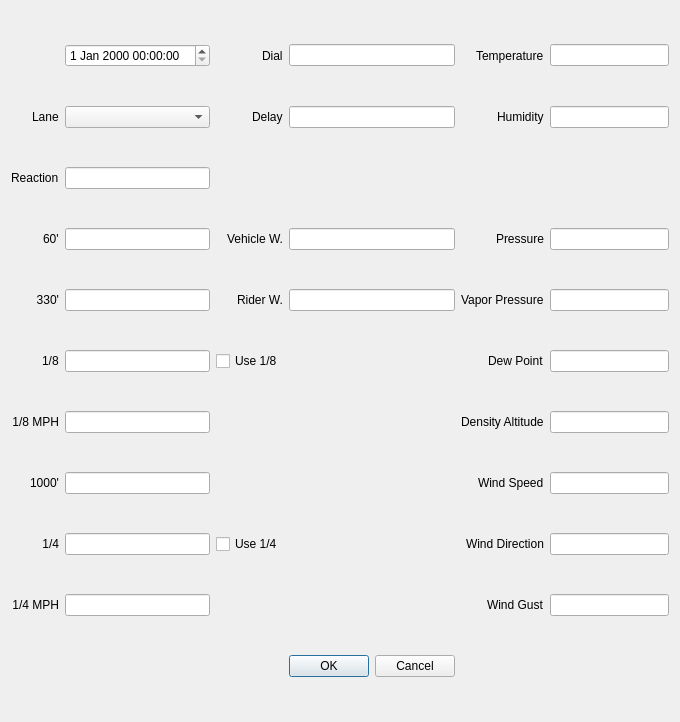
<?xml version="1.0" encoding="UTF-8"?>
<ui version="4.0">
 <class>TicketDialog</class>
 <widget class="QDialog" name="TicketDialog">
  <property name="geometry">
   <rect>
    <x>0</x>
    <y>0</y>
    <width>680</width>
    <height>722</height>
   </rect>
  </property>
  <property name="windowTitle">
   <string>Dialog</string>
  </property>
  <layout class="QGridLayout" name="gridLayout">
   <item row="3" column="5" alignment="Qt::AlignRight">
    <widget class="QLabel" name="pressureLabel">
     <property name="text">
      <string>Pressure</string>
     </property>
    </widget>
   </item>
   <item row="3" column="3" alignment="Qt::AlignRight">
    <widget class="QLabel" name="vehicleWeightLabel">
     <property name="text">
      <string>Vehicle W.</string>
     </property>
    </widget>
   </item>
   <item row="7" column="5" alignment="Qt::AlignRight">
    <widget class="QLabel" name="vaporPressureLabel">
     <property name="text">
      <string>Vapor Pressure</string>
     </property>
    </widget>
   </item>
   <item row="10" column="5" alignment="Qt::AlignRight">
    <widget class="QLabel" name="windSpeedLabel">
     <property name="text">
      <string>Wind Speed</string>
     </property>
    </widget>
   </item>
   <item row="3" column="6">
    <widget class="QLineEdit" name="pressureEdit"/>
   </item>
   <item row="7" column="6">
    <widget class="QLineEdit" name="vaporPressureEdit"/>
   </item>
   <item row="16" column="4">
    <widget class="QDialogButtonBox" name="buttonBox">
     <property name="orientation">
      <enum>Qt::Horizontal</enum>
     </property>
     <property name="standardButtons">
      <set>QDialogButtonBox::Cancel|QDialogButtonBox::Ok</set>
     </property>
    </widget>
   </item>
   <item row="0" column="5" alignment="Qt::AlignRight">
    <widget class="QLabel" name="temperatureLabel">
     <property name="text">
      <string>Temperature</string>
     </property>
    </widget>
   </item>
   <item row="9" column="6">
    <widget class="QLineEdit" name="densityAltitudeEdit"/>
   </item>
   <item row="1" column="5" alignment="Qt::AlignRight">
    <widget class="QLabel" name="humidityLabel">
     <property name="text">
      <string>Humidity</string>
     </property>
    </widget>
   </item>
   <item row="0" column="3" alignment="Qt::AlignRight">
    <widget class="QLabel" name="dialLabel">
     <property name="text">
      <string>Dial</string>
     </property>
    </widget>
   </item>
   <item row="13" column="6">
    <widget class="QLineEdit" name="windGustEdit"/>
   </item>
   <item row="11" column="6">
    <widget class="QLineEdit" name="windDirectionEdit"/>
   </item>
   <item row="7" column="4">
    <widget class="QLineEdit" name="riderWeightEdit"/>
   </item>
   <item row="9" column="5" alignment="Qt::AlignRight">
    <widget class="QLabel" name="densityAltitudeLabel">
     <property name="text">
      <string>Density Altitude</string>
     </property>
    </widget>
   </item>
   <item row="3" column="4">
    <widget class="QLineEdit" name="vehicleWeightEdit"/>
   </item>
   <item row="8" column="5" alignment="Qt::AlignRight">
    <widget class="QLabel" name="dewPointLabel">
     <property name="text">
      <string>Dew Point</string>
     </property>
    </widget>
   </item>
   <item row="7" column="3" alignment="Qt::AlignRight">
    <widget class="QLabel" name="riderWeightLabel">
     <property name="text">
      <string>Rider W.</string>
     </property>
    </widget>
   </item>
   <item row="0" column="4">
    <widget class="QLineEdit" name="dialEdit"/>
   </item>
   <item row="13" column="5" alignment="Qt::AlignRight">
    <widget class="QLabel" name="windGustLabel">
     <property name="text">
      <string>Wind Gust</string>
     </property>
    </widget>
   </item>
   <item row="1" column="3" alignment="Qt::AlignRight">
    <widget class="QLabel" name="delayLabel">
     <property name="text">
      <string>Delay</string>
     </property>
    </widget>
   </item>
   <item row="10" column="6">
    <widget class="QLineEdit" name="windSpeedEdit"/>
   </item>
   <item row="1" column="6">
    <widget class="QLineEdit" name="humidityEdit"/>
   </item>
   <item row="11" column="5" alignment="Qt::AlignRight">
    <widget class="QLabel" name="windDirectionLabel">
     <property name="text">
      <string>Wind Direction</string>
     </property>
    </widget>
   </item>
   <item row="0" column="6">
    <widget class="QLineEdit" name="temperatureEdit"/>
   </item>
   <item row="1" column="4">
    <widget class="QLineEdit" name="delayEdit"/>
   </item>
   <item row="8" column="6">
    <widget class="QLineEdit" name="dewPointEdit"/>
   </item>
   <item row="0" column="2">
    <widget class="QDateTimeEdit" name="dateTimeEdit"/>
   </item>
   <item row="1" column="2">
    <widget class="QComboBox" name="laneComboBox">
     <property name="maxVisibleItems">
      <number>2</number>
     </property>
    </widget>
   </item>
   <item row="1" column="0" alignment="Qt::AlignRight">
    <widget class="QLabel" name="laneLabel">
     <property name="text">
      <string>Lane</string>
     </property>
    </widget>
   </item>
   <item row="2" column="2">
    <widget class="QLineEdit" name="reactionEdit"/>
   </item>
   <item row="2" column="0" alignment="Qt::AlignRight">
    <widget class="QLabel" name="reactionLabel">
     <property name="text">
      <string>Reaction</string>
     </property>
    </widget>
   </item>
   <item row="3" column="2">
    <widget class="QLineEdit" name="sixtyEdit"/>
   </item>
   <item row="7" column="2">
    <widget class="QLineEdit" name="threeThirtyEdit"/>
   </item>
   <item row="7" column="0" alignment="Qt::AlignRight">
    <widget class="QLabel" name="threeThirtyLabel">
     <property name="text">
      <string>330'</string>
     </property>
     <property name="alignment">
      <set>Qt::AlignRight|Qt::AlignTrailing|Qt::AlignVCenter</set>
     </property>
    </widget>
   </item>
   <item row="3" column="0" alignment="Qt::AlignRight">
    <widget class="QLabel" name="sixtyLabel">
     <property name="text">
      <string>60'</string>
     </property>
    </widget>
   </item>
   <item row="8" column="0" alignment="Qt::AlignRight">
    <widget class="QLabel" name="eighthLabel">
     <property name="text">
      <string>1/8</string>
     </property>
    </widget>
   </item>
   <item row="8" column="2">
    <widget class="QLineEdit" name="eighthEdit"/>
   </item>
   <item row="9" column="2">
    <widget class="QLineEdit" name="eighthMPHEdit"/>
   </item>
   <item row="10" column="2">
    <widget class="QLineEdit" name="thousandEdit"/>
   </item>
   <item row="8" column="3">
    <widget class="QCheckBox" name="eighthGoodCheckBox">
     <property name="text">
      <string>Use 1/8</string>
     </property>
    </widget>
   </item>
   <item row="11" column="2">
    <widget class="QLineEdit" name="quarterEdit"/>
   </item>
   <item row="13" column="2">
    <widget class="QLineEdit" name="quarterMPHEdit"/>
   </item>
   <item row="11" column="3">
    <widget class="QCheckBox" name="quarterGoodCheckBox">
     <property name="text">
      <string>Use 1/4</string>
     </property>
    </widget>
   </item>
   <item row="9" column="0" alignment="Qt::AlignRight">
    <widget class="QLabel" name="eighthMPHLabel">
     <property name="text">
      <string>1/8 MPH</string>
     </property>
     <property name="alignment">
      <set>Qt::AlignRight|Qt::AlignTrailing|Qt::AlignVCenter</set>
     </property>
    </widget>
   </item>
   <item row="10" column="0">
    <widget class="QLabel" name="thousandLable">
     <property name="text">
      <string>1000'</string>
     </property>
     <property name="alignment">
      <set>Qt::AlignRight|Qt::AlignTrailing|Qt::AlignVCenter</set>
     </property>
    </widget>
   </item>
   <item row="11" column="0" alignment="Qt::AlignRight">
    <widget class="QLabel" name="quarterLable">
     <property name="text">
      <string>1/4</string>
     </property>
     <property name="alignment">
      <set>Qt::AlignRight|Qt::AlignTrailing|Qt::AlignVCenter</set>
     </property>
    </widget>
   </item>
   <item row="13" column="0" alignment="Qt::AlignRight">
    <widget class="QLabel" name="quarterMPHLable">
     <property name="text">
      <string>1/4 MPH</string>
     </property>
     <property name="alignment">
      <set>Qt::AlignRight|Qt::AlignTrailing|Qt::AlignVCenter</set>
     </property>
    </widget>
   </item>
  </layout>
 </widget>
 <tabstops>
  <tabstop>dialEdit</tabstop>
  <tabstop>delayEdit</tabstop>
  <tabstop>vehicleWeightEdit</tabstop>
  <tabstop>riderWeightEdit</tabstop>
  <tabstop>temperatureEdit</tabstop>
  <tabstop>humidityEdit</tabstop>
  <tabstop>pressureEdit</tabstop>
  <tabstop>vaporPressureEdit</tabstop>
  <tabstop>dewPointEdit</tabstop>
  <tabstop>densityAltitudeEdit</tabstop>
  <tabstop>windSpeedEdit</tabstop>
  <tabstop>windDirectionEdit</tabstop>
  <tabstop>windGustEdit</tabstop>
 </tabstops>
 <resources/>
 <connections>
  <connection>
   <sender>buttonBox</sender>
   <signal>accepted()</signal>
   <receiver>TicketDialog</receiver>
   <slot>accept()</slot>
   <hints>
    <hint type="sourcelabel">
     <x>248</x>
     <y>254</y>
    </hint>
    <hint type="destinationlabel">
     <x>157</x>
     <y>274</y>
    </hint>
   </hints>
  </connection>
  <connection>
   <sender>buttonBox</sender>
   <signal>rejected()</signal>
   <receiver>TicketDialog</receiver>
   <slot>reject()</slot>
   <hints>
    <hint type="sourcelabel">
     <x>316</x>
     <y>260</y>
    </hint>
    <hint type="destinationlabel">
     <x>286</x>
     <y>274</y>
    </hint>
   </hints>
  </connection>
 </connections>
</ui>
